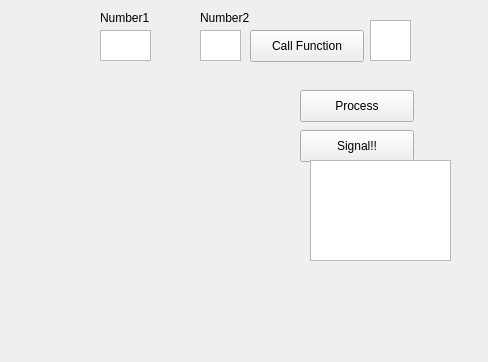
<?xml version="1.0" encoding="UTF-8"?>
<ui version="4.0">
 <class>Form</class>
 <widget class="QWidget" name="Form">
  <property name="geometry">
   <rect>
    <x>0</x>
    <y>0</y>
    <width>488</width>
    <height>362</height>
   </rect>
  </property>
  <property name="windowTitle">
   <string>Form</string>
  </property>
  <widget class="QTextEdit" name="N1">
   <property name="geometry">
    <rect>
     <x>100</x>
     <y>30</y>
     <width>51</width>
     <height>31</height>
    </rect>
   </property>
  </widget>
  <widget class="QTextEdit" name="N2">
   <property name="geometry">
    <rect>
     <x>200</x>
     <y>30</y>
     <width>41</width>
     <height>31</height>
    </rect>
   </property>
  </widget>
  <widget class="QPushButton" name="btnCalc">
   <property name="geometry">
    <rect>
     <x>250</x>
     <y>30</y>
     <width>114</width>
     <height>32</height>
    </rect>
   </property>
   <property name="text">
    <string>Call Function</string>
   </property>
  </widget>
  <widget class="QTextEdit" name="RESULT">
   <property name="geometry">
    <rect>
     <x>370</x>
     <y>20</y>
     <width>41</width>
     <height>41</height>
    </rect>
   </property>
   <property name="readOnly">
    <bool>true</bool>
   </property>
  </widget>
  <widget class="QPushButton" name="btnProcess">
   <property name="geometry">
    <rect>
     <x>300</x>
     <y>90</y>
     <width>114</width>
     <height>32</height>
    </rect>
   </property>
   <property name="text">
    <string>Process</string>
   </property>
  </widget>
  <widget class="QPushButton" name="btnSignal">
   <property name="geometry">
    <rect>
     <x>300</x>
     <y>130</y>
     <width>114</width>
     <height>32</height>
    </rect>
   </property>
   <property name="text">
    <string>Signal!!</string>
   </property>
  </widget>
  <widget class="QLabel" name="label">
   <property name="geometry">
    <rect>
     <x>100</x>
     <y>10</y>
     <width>62</width>
     <height>16</height>
    </rect>
   </property>
   <property name="text">
    <string>Number1</string>
   </property>
  </widget>
  <widget class="QLabel" name="label_2">
   <property name="geometry">
    <rect>
     <x>200</x>
     <y>10</y>
     <width>62</width>
     <height>16</height>
    </rect>
   </property>
   <property name="text">
    <string>Number2</string>
   </property>
  </widget>
  <widget class="QListWidget" name="lvSignal">
   <property name="geometry">
    <rect>
     <x>310</x>
     <y>160</y>
     <width>141</width>
     <height>101</height>
    </rect>
   </property>
  </widget>
 </widget>
 <resources/>
 <connections/>
</ui>
